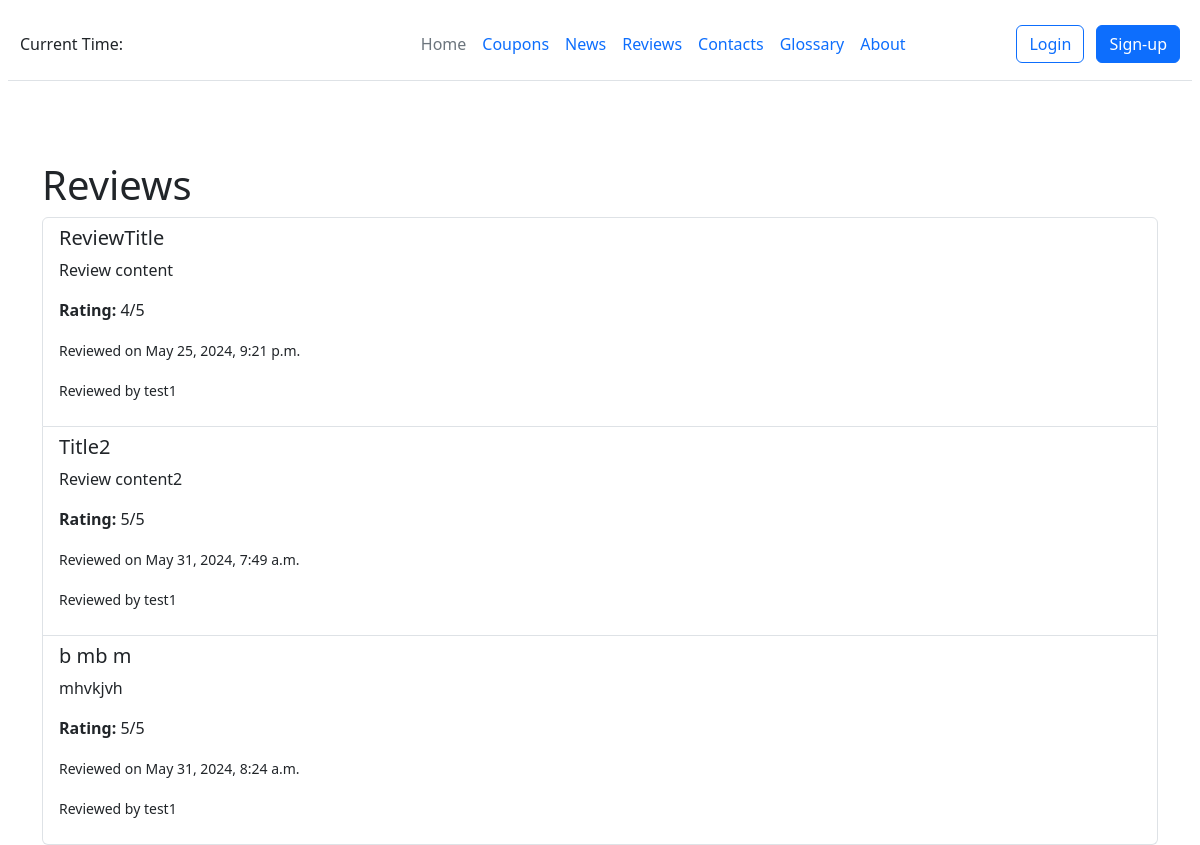
The app's page /reviews with its own data.
### core/models.py (models this page shows, shortened)
class Review(models.Model):
    user = models.ForeignKey(Customer, on_delete=models.CASCADE)
    title = models.CharField(max_length=100)
    review = models.TextField()
    rating = models.PositiveSmallIntegerField()
    date = models.DateTimeField(auto_now_add=True)

class Customer(models.Model):
    user = models.OneToOneField(User, on_delete=models.CASCADE)
    age = models.PositiveSmallIntegerField()
    class Meta:
        permissions = [
            ("customer", "Can perform customers actions"),
        ]

### core/views.py (the view)
# urls.py: path('reviews', views.reviews_view, name='reviews'),
def reviews_view(request):
    current_time = getattr(request, 'current_time', None)
    reviews = Review.objects.all()
    is_employee = request.user.has_perm('core.employee')
    is_customer = request.user.has_perm('core.customer')
    is_authenticated = is_employee or is_customer
    context = {
        'is_customer': is_customer,
        'is_employee': is_employee,
        'is_authenticated': is_authenticated,
        current_time: current_time,
        'reviews': reviews
    }
    return render(request, 'reviews/reviews.html', context)

### templates/reviews/reviews.html (shortened to what this page needs)
{% extends 'base.html' %}
{% block content %}
    <div class="container mt-5">
        <h1>Reviews</h1>
        <ul class="list-group">
            {% for review in reviews %}
                <li class="list-group-item">
                    <h5>{{ review.title }}</h5>
                    <p>{{ review.review }}</p>
                    <p><strong>Rating:</strong> {{ review.rating }}/5</p>
                    <p><small>Reviewed on {{ review.date }}</small></p>
                    <p><small>Reviewed by {{ review.user.user.username }}</small></p>
                </li>
            {% endfor %}
        </ul>
    </div>
{% endblock %}

### records on screen
Review: title "ReviewTitle", review "Review content", rating "4", date "May 25, 2024, 9:21 p.m.", user.user.username "test1"
Review: title "Title2", review "Review content2", rating "5", date "May 31, 2024, 7:49 a.m.", user.user.username "test1"
Review: title "b mb m", review "mhvkjvh", rating "5", date "May 31, 2024, 8:24 a.m.", user.user.username "test1"
